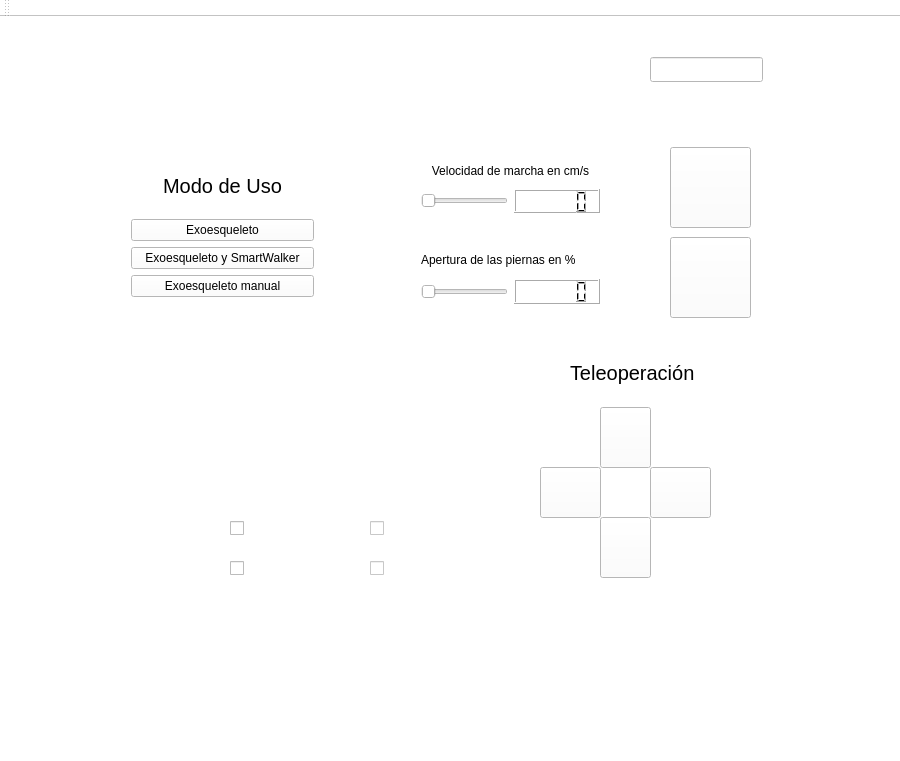
<?xml version="1.0" encoding="UTF-8"?>
<ui version="4.0">
 <class>CPWalker</class>
 <widget class="QMainWindow" name="CPWalker">
  <property name="geometry">
   <rect>
    <x>0</x>
    <y>0</y>
    <width>900</width>
    <height>761</height>
   </rect>
  </property>
  <property name="windowTitle">
   <string>CPWalker</string>
  </property>
  <property name="styleSheet">
   <string notr="true">background-color: rgb(255, 255, 255);</string>
  </property>
  <widget class="QWidget" name="centralWidget">
   <widget class="QWidget" name="verticalLayoutWidget">
    <property name="geometry">
     <rect>
      <x>120</x>
      <y>130</y>
      <width>205</width>
      <height>161</height>
     </rect>
    </property>
    <layout class="QVBoxLayout" name="verticalLayout">
     <item>
      <widget class="QLabel" name="label">
       <property name="font">
        <font>
         <pointsize>15</pointsize>
        </font>
       </property>
       <property name="text">
        <string>Modo de Uso</string>
       </property>
       <property name="alignment">
        <set>Qt::AlignCenter</set>
       </property>
      </widget>
     </item>
     <item>
      <widget class="QPushButton" name="pushButton">
       <property name="styleSheet">
        <string notr="true"/>
       </property>
       <property name="text">
        <string>Exoesqueleto</string>
       </property>
      </widget>
     </item>
     <item>
      <widget class="QPushButton" name="pushButton_2">
       <property name="text">
        <string>Exoesqueleto y SmartWalker</string>
       </property>
      </widget>
     </item>
     <item>
      <widget class="QPushButton" name="pushButton_3">
       <property name="text">
        <string>Exoesqueleto manual</string>
       </property>
      </widget>
     </item>
    </layout>
   </widget>
   <widget class="QWidget" name="verticalLayoutWidget_2">
    <property name="geometry">
     <rect>
      <x>410</x>
      <y>130</y>
      <width>201</width>
      <height>77</height>
     </rect>
    </property>
    <layout class="QVBoxLayout" name="verticalLayout_2" stretch="1,1">
     <item>
      <widget class="QLabel" name="label_2">
       <property name="text">
        <string>Velocidad de marcha en cm/s</string>
       </property>
       <property name="alignment">
        <set>Qt::AlignCenter</set>
       </property>
      </widget>
     </item>
     <item>
      <layout class="QHBoxLayout" name="horizontalLayout_3" stretch="1,1">
       <item>
        <widget class="QSlider" name="horizontalSlider">
         <property name="minimum">
          <number>5</number>
         </property>
         <property name="maximum">
          <number>30</number>
         </property>
         <property name="orientation">
          <enum>Qt::Horizontal</enum>
         </property>
        </widget>
       </item>
       <item>
        <widget class="QLCDNumber" name="lcdNumber"/>
       </item>
      </layout>
     </item>
    </layout>
   </widget>
   <widget class="QPushButton" name="pushButton_4">
    <property name="geometry">
     <rect>
      <x>670</x>
      <y>130</y>
      <width>81</width>
      <height>81</height>
     </rect>
    </property>
    <property name="styleSheet">
     <string notr="true">border-image: url(:/play_3.png);</string>
    </property>
    <property name="text">
     <string/>
    </property>
   </widget>
   <widget class="QPushButton" name="pushButton_5">
    <property name="geometry">
     <rect>
      <x>670</x>
      <y>220</y>
      <width>81</width>
      <height>81</height>
     </rect>
    </property>
    <property name="styleSheet">
     <string notr="true">border-image: url(:/stop_2.png);</string>
    </property>
    <property name="text">
     <string/>
    </property>
   </widget>
   <widget class="QLabel" name="label_3">
    <property name="geometry">
     <rect>
      <x>210</x>
      <y>320</y>
      <width>191</width>
      <height>281</height>
     </rect>
    </property>
    <property name="styleSheet">
     <string notr="true">border-image: url(:/kid_transparency.png);</string>
    </property>
    <property name="text">
     <string/>
    </property>
   </widget>
   <widget class="QWidget" name="verticalLayoutWidget_3">
    <property name="geometry">
     <rect>
      <x>410</x>
      <y>219</y>
      <width>201</width>
      <height>79</height>
     </rect>
    </property>
    <layout class="QVBoxLayout" name="verticalLayout_3">
     <item>
      <widget class="QLabel" name="label_4">
       <property name="text">
        <string>Apertura de las piernas en %</string>
       </property>
      </widget>
     </item>
     <item>
      <layout class="QHBoxLayout" name="horizontalLayout_4" stretch="1,1">
       <item>
        <widget class="QSlider" name="horizontalSlider_2">
         <property name="minimum">
          <number>0</number>
         </property>
         <property name="maximum">
          <number>100</number>
         </property>
         <property name="orientation">
          <enum>Qt::Horizontal</enum>
         </property>
        </widget>
       </item>
       <item>
        <widget class="QLCDNumber" name="lcdNumber_2"/>
       </item>
      </layout>
     </item>
    </layout>
   </widget>
   <widget class="QCheckBox" name="checkBox">
    <property name="geometry">
     <rect>
      <x>370</x>
      <y>500</y>
      <width>92</width>
      <height>23</height>
     </rect>
    </property>
    <property name="styleSheet">
     <string notr="true">color: rgb(11, 98, 227);
</string>
    </property>
    <property name="text">
     <string/>
    </property>
   </widget>
   <widget class="QCheckBox" name="checkBox_2">
    <property name="geometry">
     <rect>
      <x>370</x>
      <y>540</y>
      <width>92</width>
      <height>23</height>
     </rect>
    </property>
    <property name="styleSheet">
     <string notr="true">color: rgb(11, 98, 227);</string>
    </property>
    <property name="text">
     <string/>
    </property>
   </widget>
   <widget class="QCheckBox" name="checkBox_3">
    <property name="geometry">
     <rect>
      <x>230</x>
      <y>500</y>
      <width>92</width>
      <height>23</height>
     </rect>
    </property>
    <property name="sizePolicy">
     <sizepolicy hsizetype="Minimum" vsizetype="Fixed">
      <horstretch>0</horstretch>
      <verstretch>0</verstretch>
     </sizepolicy>
    </property>
    <property name="maximumSize">
     <size>
      <width>16777215</width>
      <height>16777215</height>
     </size>
    </property>
    <property name="styleSheet">
     <string notr="true">background-color: none;
color: rgb(11, 98, 227);</string>
    </property>
    <property name="text">
     <string/>
    </property>
   </widget>
   <widget class="QCheckBox" name="checkBox_4">
    <property name="geometry">
     <rect>
      <x>230</x>
      <y>540</y>
      <width>92</width>
      <height>23</height>
     </rect>
    </property>
    <property name="styleSheet">
     <string notr="true">background-color: none;
color: rgb(11, 98, 227);</string>
    </property>
    <property name="text">
     <string/>
    </property>
   </widget>
   <widget class="QPushButton" name="pushButton_6">
    <property name="geometry">
     <rect>
      <x>600</x>
      <y>390</y>
      <width>51</width>
      <height>61</height>
     </rect>
    </property>
    <property name="styleSheet">
     <string notr="true">border-image: url(:/flecha_ar.png);</string>
    </property>
    <property name="text">
     <string/>
    </property>
   </widget>
   <widget class="QPushButton" name="pushButton_7">
    <property name="geometry">
     <rect>
      <x>650</x>
      <y>450</y>
      <width>61</width>
      <height>51</height>
     </rect>
    </property>
    <property name="styleSheet">
     <string notr="true">border-image: url(:/flecha_d.png);</string>
    </property>
    <property name="text">
     <string/>
    </property>
   </widget>
   <widget class="QPushButton" name="pushButton_8">
    <property name="geometry">
     <rect>
      <x>540</x>
      <y>450</y>
      <width>61</width>
      <height>51</height>
     </rect>
    </property>
    <property name="styleSheet">
     <string notr="true">border-image: url(:/flecha_i.png);</string>
    </property>
    <property name="text">
     <string/>
    </property>
   </widget>
   <widget class="QPushButton" name="pushButton_9">
    <property name="geometry">
     <rect>
      <x>600</x>
      <y>500</y>
      <width>51</width>
      <height>61</height>
     </rect>
    </property>
    <property name="styleSheet">
     <string notr="true">border-image: url(:/flecha_ab.png);</string>
    </property>
    <property name="text">
     <string/>
    </property>
   </widget>
   <widget class="QLabel" name="label_5">
    <property name="geometry">
     <rect>
      <x>570</x>
      <y>340</y>
      <width>141</width>
      <height>31</height>
     </rect>
    </property>
    <property name="font">
     <font>
      <pointsize>15</pointsize>
     </font>
    </property>
    <property name="text">
     <string>Teleoperación</string>
    </property>
   </widget>
   <widget class="QLabel" name="label_6">
    <property name="geometry">
     <rect>
      <x>0</x>
      <y>610</y>
      <width>901</width>
      <height>81</height>
     </rect>
    </property>
    <property name="styleSheet">
     <string notr="true">border-image: url(:/SLOGAN-UQ.png);</string>
    </property>
    <property name="text">
     <string/>
    </property>
   </widget>
   <widget class="QLabel" name="label_7">
    <property name="geometry">
     <rect>
      <x>290</x>
      <y>0</y>
      <width>291</width>
      <height>111</height>
     </rect>
    </property>
    <property name="styleSheet">
     <string notr="true">border-image: url(:/Programa Ingenieria Electronica.png);</string>
    </property>
    <property name="text">
     <string/>
    </property>
   </widget>
   <widget class="QLineEdit" name="lineEdit">
    <property name="geometry">
     <rect>
      <x>650</x>
      <y>40</y>
      <width>113</width>
      <height>25</height>
     </rect>
    </property>
   </widget>
  </widget>
  <widget class="QMenuBar" name="menuBar">
   <property name="geometry">
    <rect>
     <x>0</x>
     <y>0</y>
     <width>900</width>
     <height>21</height>
    </rect>
   </property>
  </widget>
  <widget class="QToolBar" name="mainToolBar">
   <attribute name="toolBarArea">
    <enum>TopToolBarArea</enum>
   </attribute>
   <attribute name="toolBarBreak">
    <bool>false</bool>
   </attribute>
  </widget>
  <widget class="QStatusBar" name="statusBar"/>
 </widget>
 <layoutdefault spacing="6" margin="11"/>
 <resources/>
 <connections/>
</ui>
